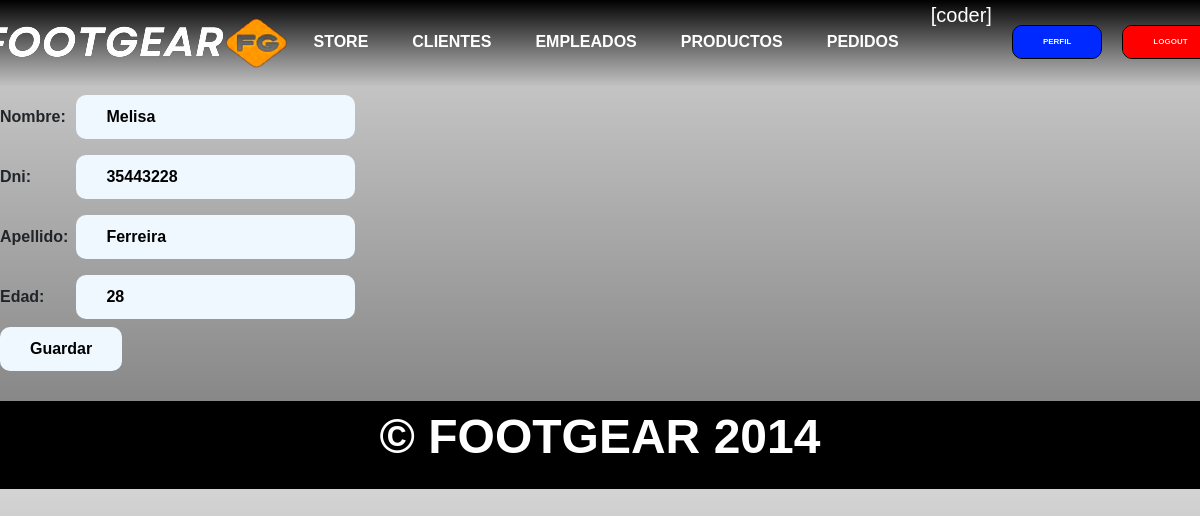
Page /clienteUpdate/1013/ (signed in) on the committed database.
### aplicacion/models.py (models this page shows, shortened)
class Cliente(models.Model):
    nombre = models.CharField(max_length=50)
    apellido = models.CharField(max_length=50)
    edad = models.IntegerField()
    dni = models.IntegerField(unique=True)

### aplicacion/views.py (the view)
# urls.py: path('clienteUpdate/<id_cliente>/', clienteUpdate, name="cliente_update"),
@login_required
def clienteUpdate(request,id_cliente):
    cliente = Cliente.objects.get(id = id_cliente)
    if request.method == "POST":
        miForm = ClienteForm(request.POST)
        if miForm.is_valid():
            cliente.nombre = miForm.cleaned_data.get("nombre")
            cliente.apellido = miForm.cleaned_data.get("apellido")
            cliente.edad =  miForm.cleaned_data.get("edad")
            cliente.dni = miForm.cleaned_data.get("dni")
            cliente.save()
            return redirect(reverse_lazy('clientes'))
    else:
        miForm = ClienteForm(initial={'nombre': cliente.nombre, 'apellido' : cliente.apellido, 'edad' : cliente.edad , 'dni' : cliente.dni} )
    return render(request,"aplicacion/clienteForm.html",{"form": miForm})

### aplicacion/forms.py
class ClienteForm(forms.Form):
    nombre = forms.CharField(max_length=50,required=True)
    dni = forms.IntegerField(required=True)
    apellido = forms.CharField(max_length=50,required=True)
    edad = forms.IntegerField(required=True)

### aplicacion/templates/aplicacion/clienteForm.html (shortened to what this page needs)
{% extends "aplicacion/index.html" %}
{% block contenido %}
<form id="clienteForm" action="" method="post">
    <table>
        {{ form.as_table }}
    </table>
    <input type="submit" value="Guardar">
</form>
{% endblock contenido %}

### aplicacion/templates/aplicacion/index.html (shortened to what this page needs)
<!DOCTYPE html>
<html lang="en">
    <head>
        {% load static %}
        <link href="https://cdn.jsdelivr.net/npm/bootstrap@5.3.3/dist/css/bootstrap.min.css" rel="stylesheet">
        <link href="{% static 'css/styles.css' %}" rel="stylesheet"/>
        <link rel="stylesheet" href="https://cdnjs.cloudflare.com/ajax/libs/font-awesome/6.4.0/css/all.min.css">
    </head>
    <body>
        <header class="header">
            <div class="container mask navigation">
                <nav>
                    <h1 class="">
                        <img class="logo" src="{% static 'assets/img/logo_footgear.png' %}" alt="">
                    </h1>
                    <a href="{% url 'store' %}">STORE</a>
                    {% if user.is_authenticated %}
                        {% if user.is_staff %}
                        <a href="{% url 'clientes' %}">CLIENTES</a>
                        <a href="{% url 'empleados' %}">EMPLEADOS</a>
                        <a href="{% url 'productos' %}">PRODUCTOS</a>
                        <a href="{% url 'pedidos' %}">PEDIDOS</a>
                        {% endif %}
                        <div>
                            <p  class="username">[{{user.username}}]</p>
                            <a href="{% url 'agregar_avatar' %}"><img class="avatar" src="{{request.session.avatar}}" height="40px" weight="40px"></a>
                        </div>
                            <form action="{% url 'perfil' %}">
                                <button type="submit" class="btn btn-success logout-button edit-button">PERFIL</button>
                            </form>
                        <form action="{% url 'logout' %}" method="post">
                                <button type="submit" class="btn btn-success logout-button">LOGOUT</button>
                            </form>
                    {% endif %}
                </nav>
            </div>
        </header>
{% block contenido%}{% endblock contenido %}
        <footer>
            <p>&copy; FOOT<span class="orange-text">GEAR</span> 2014</p>
        </footer>
    </body>
</html>

### aplicacion/static/css/styles.css (style rules this page uses)
* { padding: 0; margin: 0; box-sizing: border-box; }
body { font-family: sans-serif; background-color: #000; background: linear-gradient(#d4d4d4,#454545); }
html { scroll-behavior: smooth; }
h1 { font-size: 2.5em; }
p { font-size: 1.25em; }
button , input,#buy_button { font-size: 1em; font-weight: bold; padding: 10px 30px; border-radius: 10px; border: 1px solid #fff; color: #000; background-color: #fff; }
.container { max-width: 700px; margin: auto; }
header { background-color: transparent; flex-wrap: wrap; top: 0; right: 0; width: 100vw; z-index: 100; background: linear-gradient(to bottom, black ,transparent); }
header .container { display: flex; flex-direction: column; justify-content: center; align-items: center; }
header nav { display: flex; flex-direction: column; text-align: center; padding-bottom: 2px; }
header div nav a { padding: 5px 12px; text-decoration: none; color: white; font-weight: bolder; }
header .navigation { background-image: url(../assets/img/75496e55be60c1cbf480d6e76bd11ec4.jpg); filter: saturate(2); background-position: center center; background-repeat: no-repeat; background-size: cover; }
.logout-button { margin-top: 25px; background-color:rgb(219, 0, 0); color: rgb(255, 255, 255); font-size: 0.5em; font-weight: bold; padding: 10px 30px; border-radius: 10px; border: 1px solid black; }
.username { color: #ffffff; margin-right: 20px; margin-bottom: 10px; }
.edit-button { margin-right: 20px; background-color:rgb(0, 44, 219); font-size: 0.5em; }
footer { margin-top: 30px; background-color: #000000; display: flex; flex-direction: column; justify-items: center; align-items: center; }
footer p { font-weight: bold; color: white; }
td { padding: 8px; }
form input { background-color: aliceblue; color: #000000; border: none; }
@media (min-width: 775px) { body { background: linear-gradient(#d4d4d4,#777777); background-position: center center; background-repeat: repeat; background-size: cover; } }
@media (min-width: 775px) { header .container { max-width: none; background: #000; } }
@media (min-width: 775px) { header nav { flex-direction: row; justify-content: space-around; } }
@media (min-width: 775px) { header .navigation { background-image: none; background-color: transparent; background: transparent; } }
@media (min-width: 775px) { button,#buy_button { font-size: 2em; } }
@media (min-width: 775px) { footer p { font-size: 3em; } }
@media (min-width: 775px) { header div nav a { padding: 20px 12px; margin-right: 20px; font-size: 1.5em; } }
@media (min-width: 775px) { header h1 { font-size: 4em; } }

### rows in the picture
Cliente: nombre "Melisa", dni "35443228", apellido "Ferreira", edad "28"

### other values in the picture
{{ user.username }} "coder"
